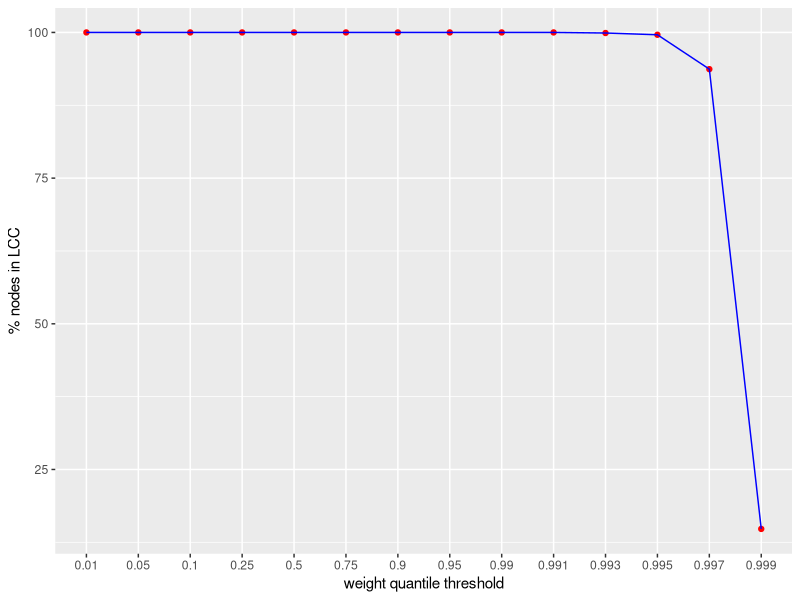

Write the R code that produced this figure.
################################################################################
################################################################################
# percolation based on edge weights 

################################################################################
#libraries ----
library(tidyverse)
library(igraph)

################################################################################

# generate network (for example purposes) ----
# ignore if you have your own network ----

set.seed(725)
m <- matrix(data = abs(rnorm(n = 1000*1000)), nrow = 1000, ncol = 1000)

rownames(m) <- paste0("g", 1:1000)
colnames(m) <- paste0("g", 1:1000)

m[upper.tri(m)] <- t(m)[upper.tri(m)]
diag(m) <- 0

# m[1:5, 1:5]

df <- 
  m |> 
  as.data.frame() |> 
  rownames_to_column(var = "n1") |> 
  pivot_longer(cols = -n1, names_to =  "n2", values_to = "weight") |> 
  as_tibble()

################################################################################

# read network (if you have a node-node-weight data frame) ----

# df <- read_delim(file = "path/to/file", delim = "your_delim")

################################################################################

# make igraph object ----

g <- graph_from_data_frame(d = df, directed = F)



################################################################################

# define cut thresholds ----

weight_vector <- E(g)$weight

# let's say, quantiles 10, 25, 50, 75, 90, 95, 99, 99.9

my_thresholds <- c(0.01, 0.05, 0.1, 0.25, 0.5, 0.75, 0.90, 0.95, 0.99, 0.991, 0.993, 0.995, 0.997, 0.999)
names(my_thresholds) <- my_thresholds


my_th_values <- quantile(weight_vector, my_thresholds)
names(my_th_values) <- my_thresholds
################################################################################

# calculate component sizes -----



# g1 <- delete_edges(graph = g, edges = E(g)[weight <= my_th_values[8]])
# 
# g
# g1
# 
# max(components(g1)$csize)

my_component_sizes <- 
  lapply(my_th_values, function(i){
    g_prime <- delete_edges(graph = g, edges = E(g)[weight <= i])
    csi <- max(components(g_prime)$csize)
    return(csi)
    
  })
    

my_component_sizes
################################################################################

# plot ----


df_csize <- tibble(x = names(my_component_sizes),
                   y = 100*as.numeric(my_component_sizes)/vcount(g)
                     )


df_csize |> 
  ggplot() + 
  aes(x, y) + 
  geom_point(color = "red") + 
  geom_line(color = "blue", group=1) + 
  ylab("% nodes in LCC") + 
  xlab("weight quantile threshold")
